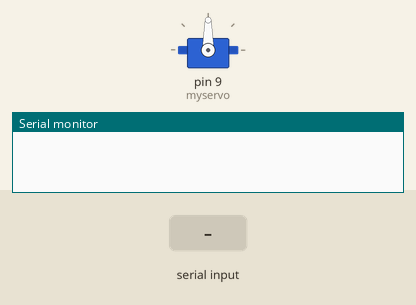
This sketch was run on a simulated Arduino Uno, built with avr-gcc and run on an emulated ATmega328P. On the bench: servo, the last lines printed to the serial monitor. The inputs (shaded band) are chosen by the test bench.

Above: at 1.2 s.
1.3 s: "1" received over the second serial link
At 2.1 s:
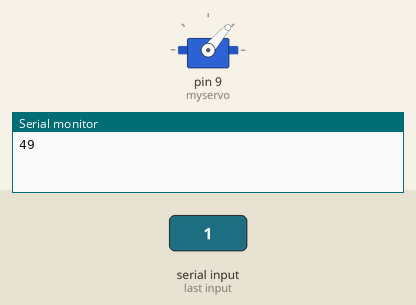
2.8 s: "0" received over the second serial link
At 3.3 s:
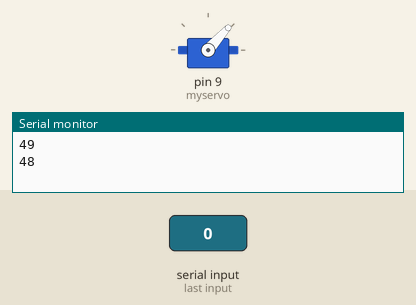
Timing chart, 0 to 5.8 s (numbered marks = the images above; inputs shaded):
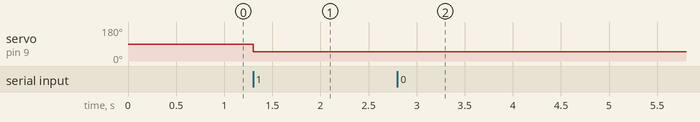

The sketch:

ServoControlled.ino
```cpp
#include <SoftwareSerial.h>
#include<Servo.h>
  int bluetoothTx = 10; //10th pin
  int bluetoothRx = 11; //11th pin
  SoftwareSerial bluetooth(bluetoothTx, bluetoothRx);
  Servo myservo;

  void setup() {
   myservo.attach(9); //servo to 9th pin
   Serial.begin(9600);
   bluetooth.begin(9600); // setup bluetooth to android
  }

  void loop() {
    if(bluetooth.available()>0){
      int servopos = bluetooth.read(); // getting the input rotation number
      Serial.println(servopos);
      myservo.write(servopos); // rotate servo
      }
  }
```

Measured:
- after the input at 1.3 s, servo on pin 9 (myservo): 90° → 49° at once
- after the input at 2.8 s, servo on pin 9 (myservo): 49° → 48° at once
